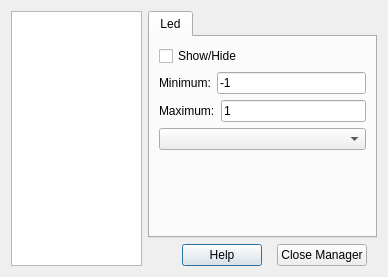
<ui version="4.0" >
 <class>QRL_LedsManager</class>
 <widget class="QDialog" name="QRL_LedsManager" >
  <property name="geometry" >
   <rect>
    <x>0</x>
    <y>0</y>
    <width>388</width>
    <height>277</height>
   </rect>
  </property>
  <property name="windowTitle" >
   <string>Leds Manager</string>
  </property>
  <layout class="QHBoxLayout" >
   <item>
    <widget class="QListWidget" name="ledListWidget" >
     <property name="baseSize" >
      <size>
       <width>100</width>
       <height>0</height>
      </size>
     </property>
    </widget>
   </item>
   <item>
    <layout class="QVBoxLayout" >
     <item>
      <widget class="QTabWidget" name="tabWidget" >
       <property name="currentIndex" >
        <number>0</number>
       </property>
       <widget class="QWidget" name="tab" >
        <attribute name="title" >
         <string>Led</string>
        </attribute>
        <layout class="QGridLayout" >
         <item row="0" column="0" >
          <layout class="QVBoxLayout" >
           <item>
            <widget class="QCheckBox" name="showCheckBox" >
             <property name="text" >
              <string>Show/Hide</string>
             </property>
            </widget>
           </item>
           <item>
            <layout class="QHBoxLayout" >
             <item>
              <widget class="QLabel" name="minLabel" >
               <property name="text" >
                <string>Minimum:</string>
               </property>
               <property name="buddy" >
                <cstring>minLineEdit</cstring>
               </property>
              </widget>
             </item>
             <item>
              <widget class="QLineEdit" name="minLineEdit" >
               <property name="layoutDirection" >
                <enum>Qt::RightToLeft</enum>
               </property>
               <property name="text" >
                <string>-1</string>
               </property>
              </widget>
             </item>
            </layout>
           </item>
           <item>
            <layout class="QHBoxLayout" >
             <item>
              <widget class="QLabel" name="maxLabel" >
               <property name="text" >
                <string>Maximum:</string>
               </property>
               <property name="buddy" >
                <cstring>maxLineEdit</cstring>
               </property>
              </widget>
             </item>
             <item>
              <widget class="QLineEdit" name="maxLineEdit" >
               <property name="layoutDirection" >
                <enum>Qt::RightToLeft</enum>
               </property>
               <property name="text" >
                <string>1</string>
               </property>
              </widget>
             </item>
            </layout>
           </item>
           <item>
            <widget class="QComboBox" name="meterComboBox" />
           </item>
           <item>
            <spacer>
             <property name="orientation" >
              <enum>Qt::Vertical</enum>
             </property>
             <property name="sizeHint" >
              <size>
               <width>207</width>
               <height>20</height>
              </size>
             </property>
            </spacer>
           </item>
          </layout>
         </item>
        </layout>
       </widget>
      </widget>
     </item>
     <item>
      <layout class="QHBoxLayout" >
       <item>
        <spacer>
         <property name="orientation" >
          <enum>Qt::Horizontal</enum>
         </property>
         <property name="sizeHint" >
          <size>
           <width>40</width>
           <height>20</height>
          </size>
         </property>
        </spacer>
       </item>
       <item>
        <widget class="QPushButton" name="helpButton" >
         <property name="text" >
          <string>Help</string>
         </property>
        </widget>
       </item>
       <item>
        <spacer>
         <property name="orientation" >
          <enum>Qt::Horizontal</enum>
         </property>
         <property name="sizeHint" >
          <size>
           <width>16</width>
           <height>20</height>
          </size>
         </property>
        </spacer>
       </item>
       <item>
        <widget class="QPushButton" name="closeButton" >
         <property name="text" >
          <string>Close Manager</string>
         </property>
        </widget>
       </item>
       <item>
        <spacer>
         <property name="orientation" >
          <enum>Qt::Horizontal</enum>
         </property>
         <property name="sizeHint" >
          <size>
           <width>16</width>
           <height>20</height>
          </size>
         </property>
        </spacer>
       </item>
      </layout>
     </item>
    </layout>
   </item>
  </layout>
 </widget>
 <resources/>
 <connections>
  <connection>
   <sender>closeButton</sender>
   <signal>clicked()</signal>
   <receiver>QRL_LedsManager</receiver>
   <slot>hide()</slot>
   <hints>
    <hint type="sourcelabel" >
     <x>314</x>
     <y>244</y>
    </hint>
    <hint type="destinationlabel" >
     <x>381</x>
     <y>239</y>
    </hint>
   </hints>
  </connection>
 </connections>
</ui>
